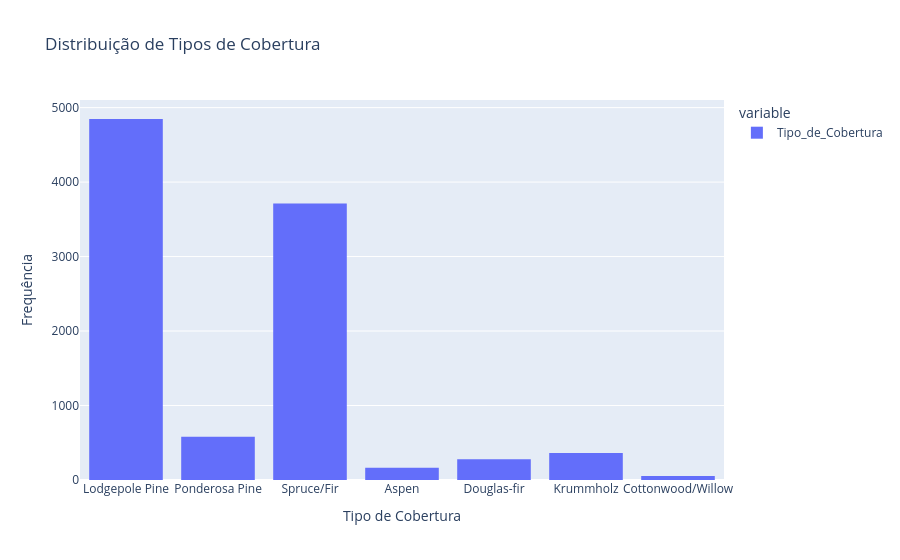

Here is the notebook cell this chart was saved with:
### Code cell
#grafico distribuição de frequência dos tipos de cobertura
fig = px.histogram(y, title='Distribuição de Tipos de Cobertura')  
fig.update_layout(xaxis_title='Tipo de Cobertura', yaxis_title='Frequência')
fig.show()

### Figure 1 — Plotly figure (JSON) as saved in the notebook; plotly's stock layout.template omitted (floating-point values rounded to 4 significant figures; data arrays with more than 128 entries replaced by an {"elided": "..."} marker saying what was removed)
{"data": [{"bingroup": "x", "hovertemplate": "variable=Tipo_de_Cobertura<br>value=%{x}<br>count=%{y}<extra></extra>", "legendgroup": "Tipo_de_Cobertura", "marker": {"color": "#636efa", "pattern": {"shape": ""}}, "name": "Tipo_de_Cobertura", "orientation": "v", "showlegend": true, "type": "histogram", "x": {"elided": "10000 str values"}, "xaxis": "x", "yaxis": "y"}], "layout": {"barmode": "relative", "legend": {"title": {"text": "variable"}, "tracegroupgap": 0}, "title": {"text": "Distribuição de Tipos de Cobertura"}, "xaxis": {"anchor": "y", "domain": [0, 1], "title": {"text": "Tipo de Cobertura"}}, "yaxis": {"anchor": "x", "domain": [0, 1], "title": {"text": "Frequência"}}}}
